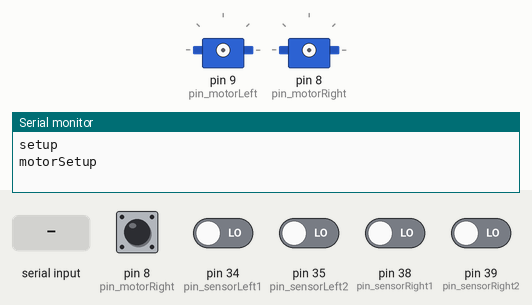
Recording of a sketch running on a simulated Arduino Mega 2560, built with avr-gcc and run on an emulated ATmega2560. On the bench: 2 × servo, the last lines printed to the serial monitor. The test bench sets the inputs (shaded band); at power-on: pin 8 (pin_motorRight), pin 34 (pin_sensorLeft1), pin 35 (pin_sensorLeft2), pin 38 (pin_sensorRight1), pin 39 (pin_sensorRight2) LOW.

Above: at 0.8 s.
0.9 s: pin 8 (pin_motorRight) pulled HIGH for 0.15 s
2.5 s: "f90\n" received over Serial
At 3.7 s:
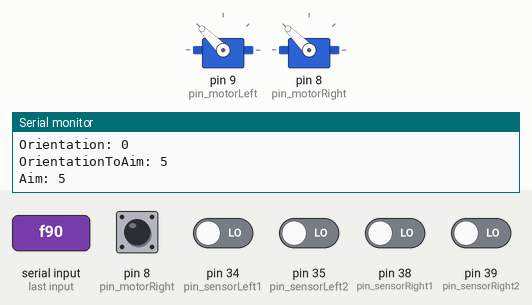
4.0 s: "b90\n" received over Serial
At 5.1 s:
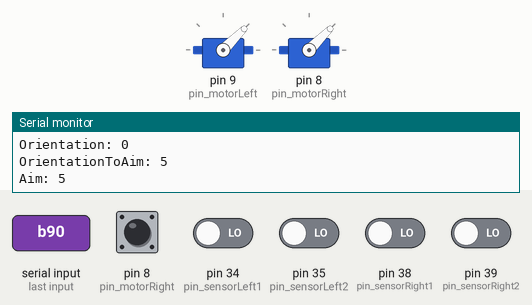
5.5 s: "l90\n" received over Serial
At 6.3 s:
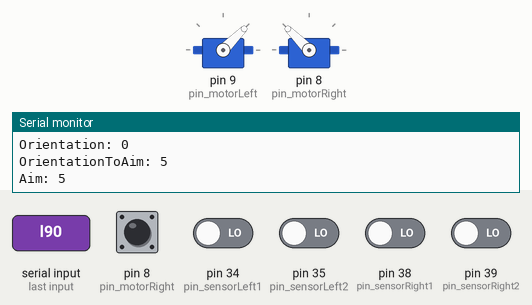
7.0 s: "r90\n" received over Serial
At 7.4 s:
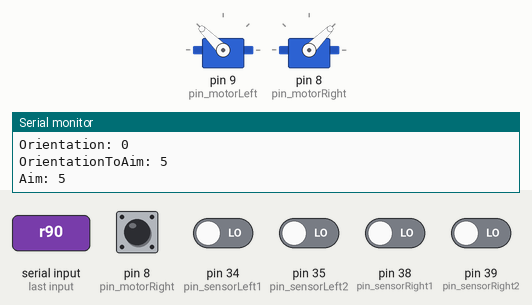
8.5 s: "d90\n" received over Serial
At 9.7 s:
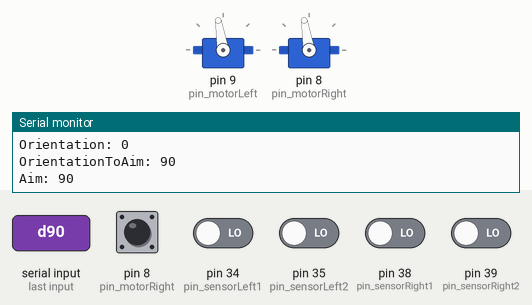
Timing chart, 0 to 11.5 s (numbered marks = the images above; inputs shaded):
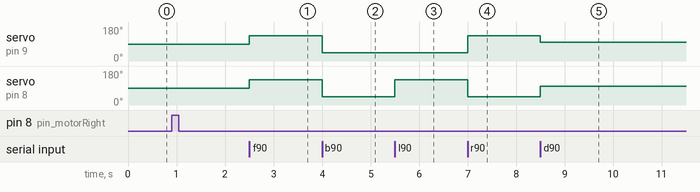

Measured:
- after the input at 2.5 s, servo on pin 9 (pin_motorLeft), servo on pin 8 (pin_motorRight): 90° → 135° at once
- after the input at 4.0 s, servo on pin 9 (pin_motorLeft), servo on pin 8 (pin_motorRight): 135° → 45° at once
- after the input at 5.5 s, servo on pin 8 (pin_motorRight): 45° → 135° at once
- after the input at 7.0 s, servo on pin 9 (pin_motorLeft): 45° → 135° at once; servo on pin 8 (pin_motorRight): 135° → 45° at once
- after the input at 8.5 s, servo on pin 9 (pin_motorLeft): 135° → 99° at once; servo on pin 8 (pin_motorRight): 45° → 99° at once

The sketch:

WheelCountersAndBluetoothControl.ino
```cpp
#include <Servo.h>

#define pin_motorLeft 9
#define pin_motorRight 8
#define pin_sensorLeft1 34
#define pin_sensorLeft2 35
#define pin_sensorRight1 38
#define pin_sensorRight2 39
#define FULL_REVERSE 1000
#define MOTOR_BRAKE 1500
#define FULL_FORWARD 2000
#define MOTOR_INCREMENTS 50   //must not be more than 100
#define FULL_ROTATION 731
#define ROTATION_PRECISION 2
#define LOOP_DELAY 100
#define PRINT_DELAY 5

Servo motorLeft;
Servo motorRight;

byte sensorLeft1;
byte sensorLeft2;
byte sensorRight1;
byte sensorRight2;

signed long counterLeft = 0;
signed long counterRight = 0;

signed long aimLeft = 0;
signed long aimRight = 0;

int bumps = 0;
char command = 's';
char mode = 's';
signed long aim = 0;
int orientation;            //strictly calculated
int orientationToAim = 0;

signed long tempLeft;
signed long tempRight;
String printString;

char clrCom[] = {27, '[', '2', 'J', 27, '[', 'H', '\0'};

void sensorLeft1Event(void);
void sensorLeft2Event(void);
void sensorRight1Event(void);
void sensorRight2Event(void);

void motorSetup() {
  Serial.println("motorSetup");
  //wait for motors to be powered up
  pinMode(pin_motorLeft, INPUT);
  pinMode(pin_motorRight, INPUT);
  while (digitalRead(pin_motorLeft) == 0 || digitalRead(pin_motorRight) == 0) {
    delayMicroseconds(100);
  }
  digitalWrite(pin_motorLeft, LOW);     //go low before switching to output mode
  digitalWrite(pin_motorRight, LOW);
  pinMode(pin_motorLeft, OUTPUT);
  pinMode(pin_motorRight, OUTPUT);
  delay(5);                             //wait for initialization
  //motors are ready to be attached
  motorLeft.attach(pin_motorLeft, FULL_REVERSE, FULL_FORWARD);
  motorRight.attach(pin_motorRight, FULL_REVERSE, FULL_FORWARD);
  //put motors in rest mode and wait
  motorLeft.writeMicroseconds(MOTOR_BRAKE);
  motorRight.writeMicroseconds(MOTOR_BRAKE);
  delay(20);
}

void sensorSetup() {
  Serial.println("sensorSetup");
  attachInterrupt(digitalPinToInterrupt(pin_sensorLeft1), sensorLeft1Event, CHANGE);
  attachInterrupt(digitalPinToInterrupt(pin_sensorLeft2), sensorLeft2Event, CHANGE);
  attachInterrupt(digitalPinToInterrupt(pin_sensorRight1), sensorRight1Event, CHANGE);
  attachInterrupt(digitalPinToInterrupt(pin_sensorRight2), sensorRight2Event, CHANGE);
  //set flags to correspond to wheels
  sensorLeft1 = digitalRead(pin_sensorLeft1);
  sensorLeft2 = digitalRead(pin_sensorLeft2);
  sensorRight1 = digitalRead(pin_sensorRight1);
  sensorRight2 = digitalRead(pin_sensorRight2);
  //clear the counters
  counterLeft = 0;
  counterRight = 0;
}

void printStatus() {
  tempLeft = counterLeft;
  tempRight = counterRight;
  printString = "Command: ";
  printString.concat(command);
  printString.concat("\nMode: ");
  printString.concat(mode);
  printString.concat("\nLeft counter: ");
  printString.concat(tempLeft);
  printString.concat("\nRight counter: ");
  printString.concat(tempRight);
  printString.concat("\nDifference: ");
  printString.concat(abs(tempLeft - tempRight));
  printString.concat("\nOrientation: ");
  printString.concat(orientation);
  printString.concat("\nOrientationToAim: ");
  printString.concat(orientationToAim);
  printString.concat("\nAim: ");
  printString.concat(aim);
  Serial.write(clrCom);
  Serial.println(printString);
}

void readInput() {
  //if no "aim" is provided, 0 is default, meaning e.g. no speed
  while (Serial.available()) {
    command = Serial.read();
    switch (command) {
      case 'f':
      case 'b':
      case 'l':
      case 'r':
        mode = command;
        aim = Serial.parseInt();
        if (aim > 5) {
          aim = 5;
        }
        break;
      case 'd':
        mode = command;
        aim = Serial.parseInt();
        if (aim > 1000) {
          aim = 1000;
        }
        //multiply aim with ticks/mm
        aimLeft = counterLeft + aim;
        aimRight = counterRight + aim;
        break;
      case 'o':
        mode = command;
        aim = Serial.parseInt()%FULL_ROTATION;
        if (aim < 0) {
          aim += FULL_ROTATION;
        }
        break;
      case 's':
        mode = command;
        aim = 0;
        break;
      case 'c':
        counterLeft = 0;
        counterRight = 0;
        break;
    }
  }
}

void calculateOrientation() {
  //may need to be changed to only use positive orientations
  orientation = (int)((counterLeft - counterRight)%FULL_ROTATION);
  if (orientation < 0) {
    orientation += FULL_ROTATION;
  }

  orientationToAim = aim - orientation;
  if (orientationToAim < (-FULL_ROTATION/2)) {
    orientationToAim += FULL_ROTATION;
  }
  if (orientationToAim > FULL_ROTATION/2) {
    orientationToAim -= FULL_ROTATION;
  }
}

void regulate() {
  switch (mode) {
    case 'f':
      motorLeft.writeMicroseconds(MOTOR_BRAKE + aim*MOTOR_INCREMENTS);
      motorRight.writeMicroseconds(MOTOR_BRAKE + aim*MOTOR_INCREMENTS);
      break;
    case 'b':
      motorLeft.writeMicroseconds(MOTOR_BRAKE - aim*MOTOR_INCREMENTS);
      motorRight.writeMicroseconds(MOTOR_BRAKE - aim*MOTOR_INCREMENTS);
      break;
    case 'l':
      motorLeft.writeMicroseconds(MOTOR_BRAKE - aim*MOTOR_INCREMENTS);
      motorRight.writeMicroseconds(MOTOR_BRAKE + aim*MOTOR_INCREMENTS);
      break;
    case 'r':
      motorLeft.writeMicroseconds(MOTOR_BRAKE + aim*MOTOR_INCREMENTS);
      motorRight.writeMicroseconds(MOTOR_BRAKE - aim*MOTOR_INCREMENTS);
      break;
    case 'd':
      tempLeft = ((aimLeft - counterLeft)/100) + 1;
      if (tempLeft > 5) {
        tempLeft = 5;
      }
      if (abs(aimLeft - counterLeft) < ROTATION_PRECISION) {
        tempLeft = 0;
      }
      tempRight = ((aimRight - counterRight)/100) + 1;
      if (tempRight > 5) {
        tempRight = 5;
      }
      if (abs(aimRight - counterRight) < ROTATION_PRECISION) {
        tempRight = 0;
      }
      motorLeft.writeMicroseconds(MOTOR_BRAKE + tempLeft*MOTOR_INCREMENTS);
      motorRight.writeMicroseconds(MOTOR_BRAKE + tempRight*MOTOR_INCREMENTS);
      break;
    case 'o':
      if (aim == orientation) {         //(abs(aim - orientation) < ROTATION_PRECISION)
        mode = 's';
        break;
      }
      aimLeft = orientationToAim/100;
      if (orientationToAim > 0) {
        aimLeft++;
      }
      if (orientationToAim < 0) {
        aimLeft--;
      }
      motorLeft.writeMicroseconds(MOTOR_BRAKE + aimLeft*MOTOR_INCREMENTS);
      motorRight.writeMicroseconds(MOTOR_BRAKE - aimLeft*MOTOR_INCREMENTS);
      break;
    case 's':
      motorLeft.writeMicroseconds(MOTOR_BRAKE);
      motorRight.writeMicroseconds(MOTOR_BRAKE);
      break;
  }
}

void setup() {
  Serial.begin(115200);
  //Serial1.println("U,9600,N");
  //Serial1.begin(9600);
  //Serial = Serial1;
  Serial.println("setup");
  motorSetup();
  sensorSetup();
  Serial.println("setup done");
}

void loop() {
  //instead of delay(LOOP_DELAY), wait until exact time step
  while (millis()%LOOP_DELAY != 0);
  readInput();
  calculateOrientation();
  regulate();
  if (bumps%PRINT_DELAY == 0) {
    printStatus();
  }
  bumps++;
  delay(1);
  //bumps %= 10;
}

// Interrupt functions, used for input from Quadrature Encoders

void sensorLeft1Event() {
  sensorLeft1 = digitalRead(pin_sensorLeft1);
  if (sensorLeft1 == HIGH) {
    if (sensorLeft2 == LOW) counterLeft++;
    if (sensorLeft2 == HIGH) counterLeft--;
  }
  if (sensorLeft1 == LOW) {
    if (sensorLeft2 == HIGH) counterLeft++;
    if (sensorLeft2 == LOW) counterLeft--;
  }
}

void sensorLeft2Event() {
  sensorLeft2 = digitalRead(pin_sensorLeft2);
  if (sensorLeft2 == HIGH) {
    if (sensorLeft1 == HIGH) counterLeft++;
    if (sensorLeft1 == LOW) counterLeft--;
  }
  if (sensorLeft2 == LOW) {
    if (sensorLeft1 == LOW) counterLeft++;
    if (sensorLeft1 == HIGH) counterLeft--;
  }
}

void sensorRight1Event() {
  sensorRight1 = digitalRead(pin_sensorRight1);
  if (sensorRight1 == HIGH) {
    if (sensorRight2 == LOW) counterRight++;
    if (sensorRight2 == HIGH) counterRight--;
  }
  if (sensorRight1 == LOW) {
    if (sensorRight2 == HIGH) counterRight++;
    if (sensorRight2 == LOW) counterRight--;
  }
}

void sensorRight2Event() {
  sensorRight2 = digitalRead(pin_sensorRight2);
  if (sensorRight2 == HIGH) {
    if (sensorRight1 == HIGH) counterRight++;
    if (sensorRight1 == LOW) counterRight--;
  }
  if (sensorRight2 == LOW) {
    if (sensorRight1 == LOW) counterRight++;
    if (sensorRight1 == HIGH) counterRight--;
  }
}
```
